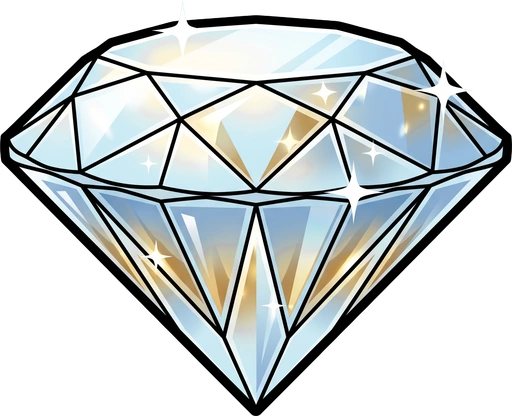
#> input picture stake-frontend/tools/skel-pipeline/semantic/symbols/diamond.source.webp, 512 x 416 px
$ python chroma_key.py ../skel-pipeline/semantic/symbols/diamond.source.webp out.png
#> lines starting #> are read from the running program, lines starting #| are printed output that depends on the picture
#!/usr/bin/env python3
"""Chroma-key a flat-green-screen symbol render into a clean transparent cutout.

Built for symbols generated on a solid #00B140 green background: keys out the
green, DESPILLS the green tint that bleeds onto the subject's edges (so no green
halo remains), soft-feathers the alpha, trims to the art, and resizes.

Because the key is a real green-screen removal (not an AI background-removal
guess), there is no dark/cyan cropping halo — the exact defect we're replacing.

Usage:
  python chroma_key.py <src> <dst.webp> [--size 512] [--thr 0.18] [--soft 0.12]
"""

import argparse
from pathlib import Path
from PIL import Image
import numpy as np


def chroma_key(src: str, dst: str, size: int, thr: float, soft: float, key: str = "green") -> None:
#> called with dst = 'out.png', size = 512, thr = 0.18, soft = 0.12, key = 'green'
    img = Image.open(src).convert("RGB")
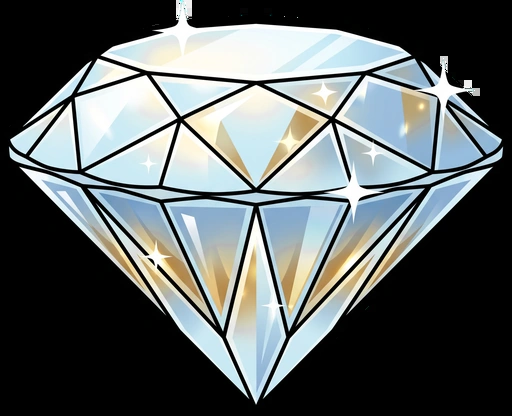
#> img: PIL image 512x416 RGB; mean R, G, B 93.7, 99.6, 99.8
    arr = np.array(img).astype(np.float32) / 255.0
    r, g, b = arr[:, :, 0], arr[:, :, 1], arr[:, :, 2]
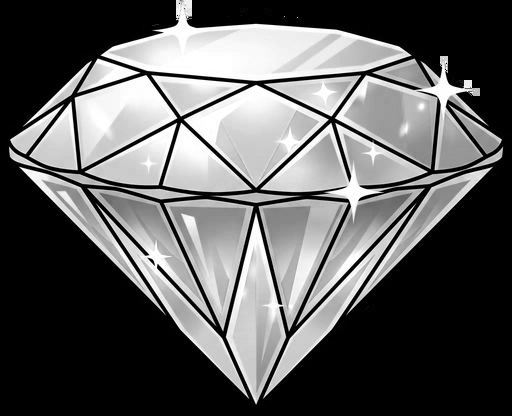
#> r: shape (416, 512) float32; min 0, max 1, mean 0.367
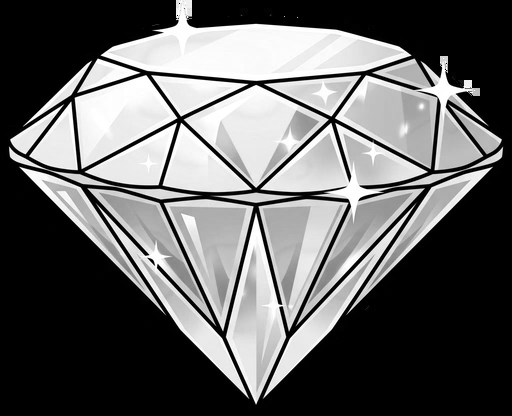
#> g: shape (416, 512) float32; min 0, max 1, mean 0.39
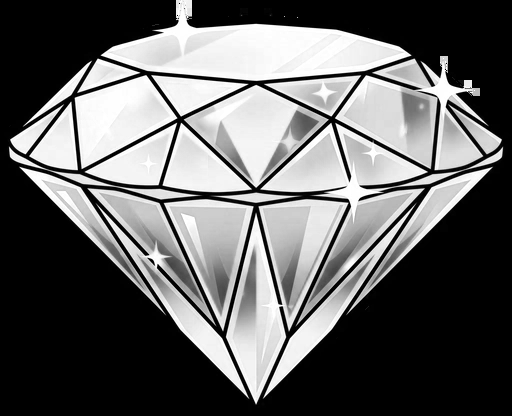
#> b: shape (416, 512) float32; min 0, max 1, mean 0.391

    # "Keyness" = how strongly a pixel matches the backdrop colour. The flat
    # background scores high; the subject scores ~0 or below. Use magenta/blue
    # when the subject is itself green (e.g. a green pistol on green won't key).
    if key == "magenta":
        keyness = np.minimum(r, b) - g          # magenta = high R&B, low G
        # magenta despill: pull R and B down toward G on the fringe
        r2 = np.minimum(r, np.maximum(g, b))
        b2 = np.minimum(b, np.maximum(g, r))
        rgb = np.dstack([r2, g, b2])
    elif key == "blue":
        keyness = b - np.maximum(r, g)
        b2 = np.minimum(b, np.maximum(r, g))
        rgb = np.dstack([r, g, b2])
    else:  # green (default)
        keyness = g - np.maximum(r, b)
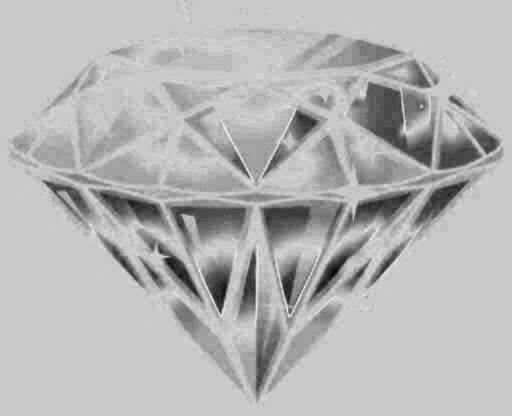
#> keyness: shape (416, 512) float32; min -0.2, max 0.0549, mean -0.0182; drawn with min black and max white
        g2 = np.minimum(g, np.maximum(r, b))
        rgb = np.dstack([r, g2, b])

    # Ramp: keyness >= thr -> fully transparent; <= thr-soft -> fully opaque.
    alpha = np.clip((thr - keyness) / max(soft, 1e-4), 0.0, 1.0)
#> alpha: shape (416, 512) float32; every value is 1

    out = (np.dstack([rgb, alpha]) * 255.0).clip(0, 255).astype(np.uint8)
    im = Image.fromarray(out, "RGBA")

    # Drop near-transparent dust, then trim to the real art.
    a = np.array(im)[:, :, 3]
#> a: shape (416, 512); every value is 255
    a[a < 8] = 0
    im.putalpha(Image.fromarray(a))
    bbox = im.getbbox()
#> bbox = (0, 0, 512, 416)
    if bbox:
        im = im.crop(bbox)

    w, h = im.size
#> w = 512; h = 416
    s = size / max(w, h)
#> s = 1
    im = im.resize((max(1, round(w * s)), max(1, round(h * s))), Image.LANCZOS)
    im.save(dst, "WEBP", quality=95, method=6)
    print(f"keyed -> {Path(dst).name} {im.size}")
#| keyed -> out.png (512, 416)


if __name__ == "__main__":
    ap = argparse.ArgumentParser()
    ap.add_argument("src")
    ap.add_argument("dst")
    ap.add_argument("--size", type=int, default=512)
    ap.add_argument("--thr", type=float, default=0.18)
    ap.add_argument("--soft", type=float, default=0.12)
    ap.add_argument("--key", choices=["green", "magenta", "blue"], default="green")
    a = ap.parse_args()
    chroma_key(a.src, a.dst, a.size, a.thr, a.soft, a.key)

$ run again, on stake-frontend/tools/skel-pipeline/semantic/symbols/cash-bundle.source.png
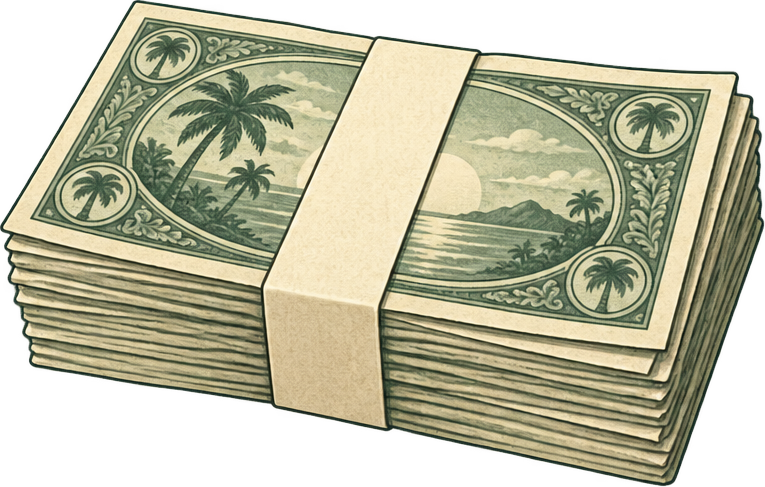
#> input picture stake-frontend/tools/skel-pipeline/semantic/symbols/cash-bundle.source.png, 765 x 487 px
#> in chroma_key, `alpha = np.clip((thr - keyness) / max(soft, 1e-4), 0.0, 1.0)`:
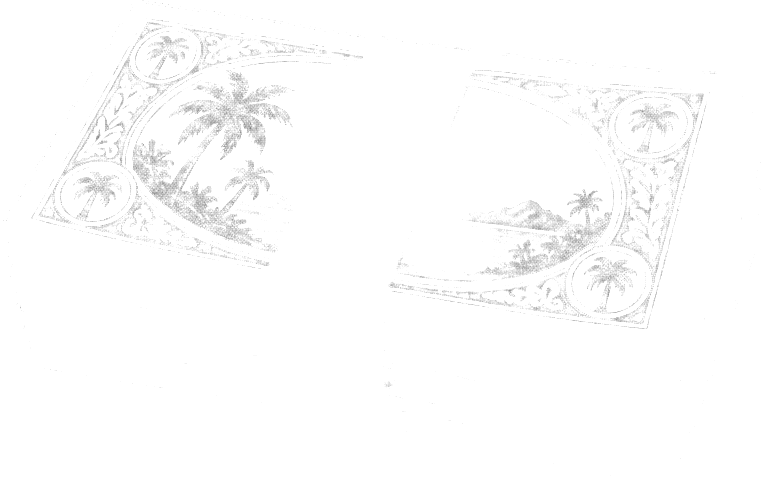
#> alpha: shape (487, 765) float32; min 0.487, max 1, mean 0.99
#> bbox = (0, 0, 765, 487)
#> in chroma_key, `im = im.resize((max(1, round(w * s)), max(1, round(h * s))), Image.LAN..`:
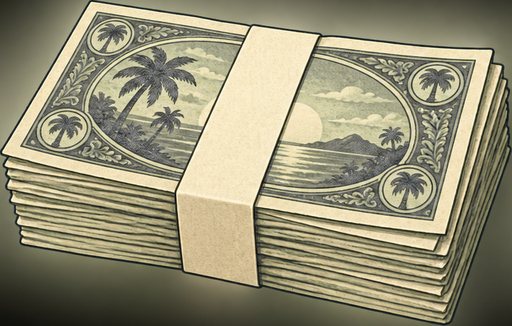
#> im: PIL image 512x326 RGBA; mean R, G, B, A 146.3, 141.5, 115, 252.4; transparent parts drawn white
#| keyed -> out.png (512, 326)

$ run again, on stake-frontend/tools/skel-pipeline/semantic/symbols/cash-wad.source.png
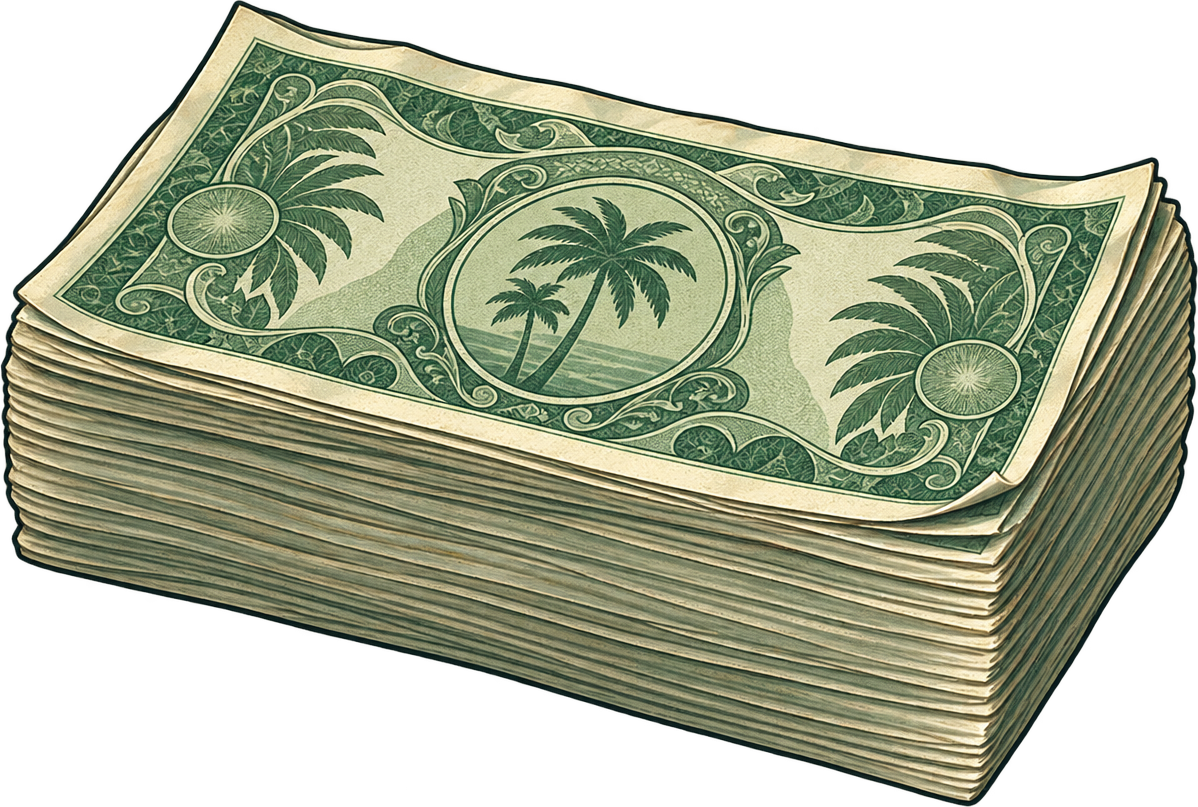
#> input picture stake-frontend/tools/skel-pipeline/semantic/symbols/cash-wad.source.png, 1198 x 807 px
#> in chroma_key, `alpha = np.clip((thr - keyness) / max(soft, 1e-4), 0.0, 1.0)`:
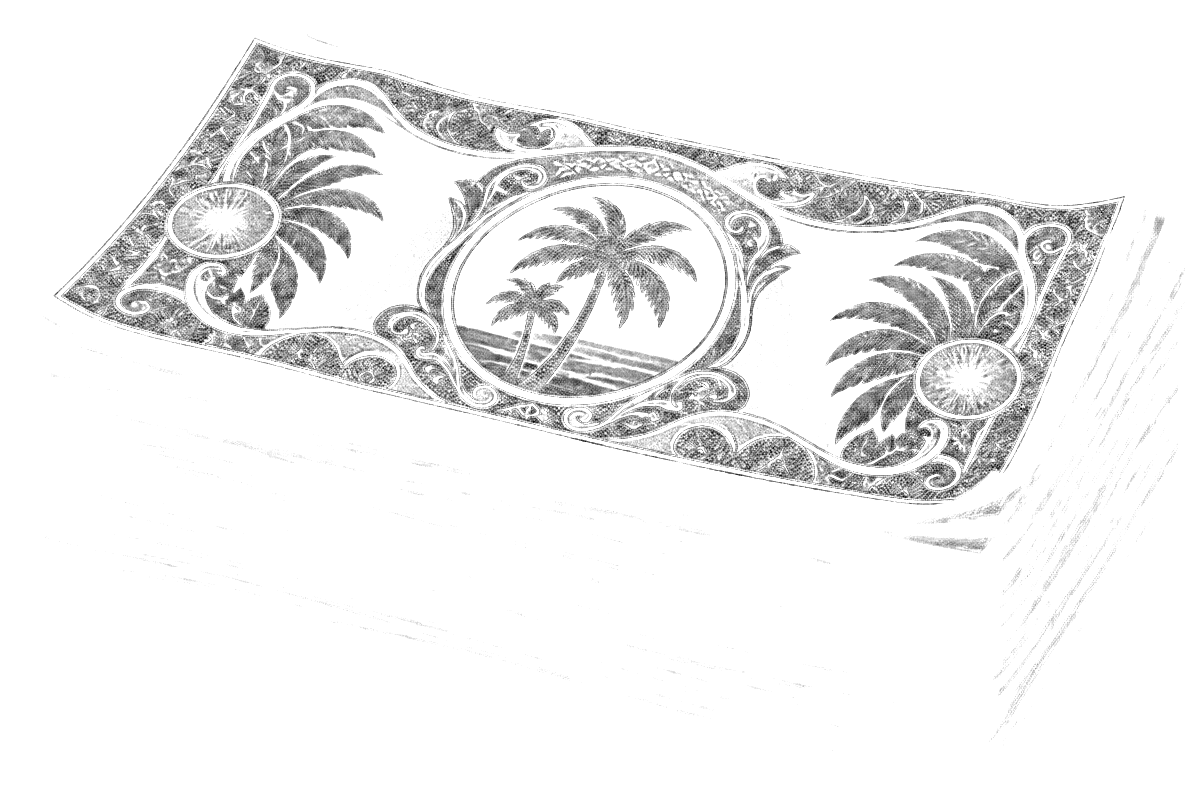
#> alpha: shape (807, 1198) float32; min 0, max 1, mean 0.937
#> bbox = (0, 0, 1198, 807)
#> in chroma_key, `im = im.resize((max(1, round(w * s)), max(1, round(h * s))), Image.LAN..`:
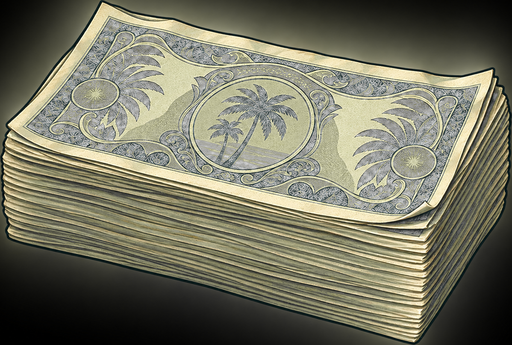
#> im: PIL image 512x345 RGBA; mean R, G, B, A 106, 105.3, 86.5, 238.7; transparent parts drawn white
#| keyed -> out.png (512, 345)
